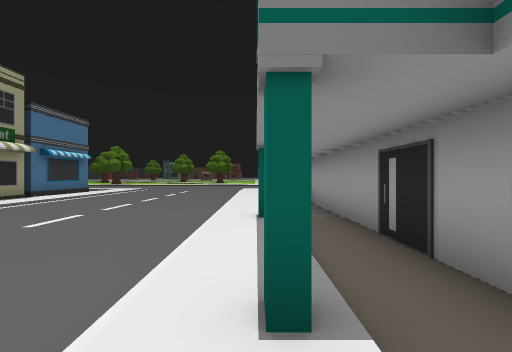
View 1 (above)

24 first-person views from a walk through a scene from a Unity 3-D project. The camera is 1.4 m above the floor, looks level and sees 90° across. The floor is counted in squares, 2 m on a side. Each view is taken from the middle of a square. On the plan, view 1 faces up. The plan holds only what a view shows up to about 9 squares ahead; the rest is blank. The place goes on beyond the plan. The player character is not drawn. Some animated figures are not drawn.

View 2
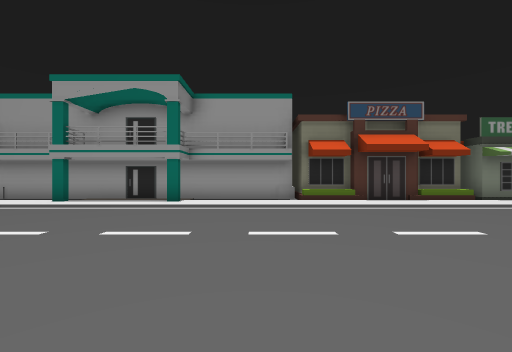

View 3
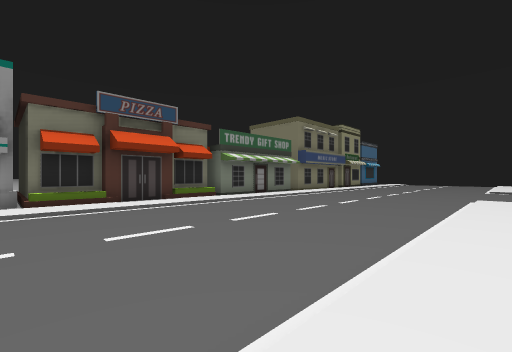

View 4
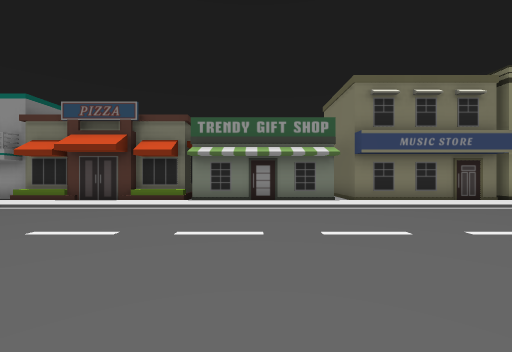

View 5
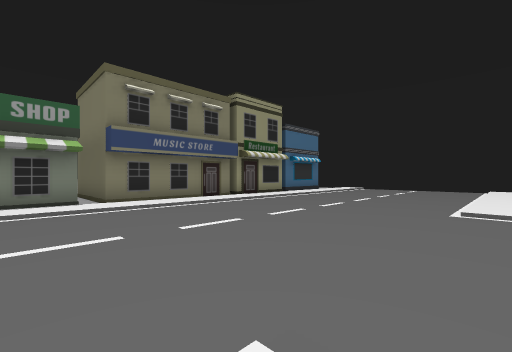

View 6
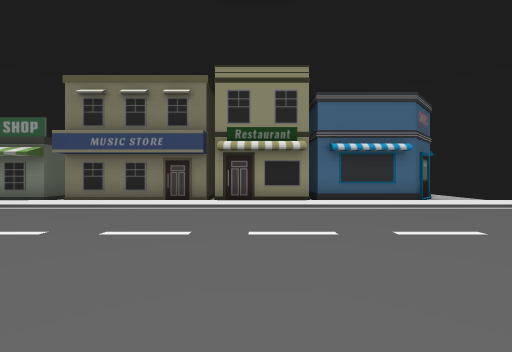

View 7
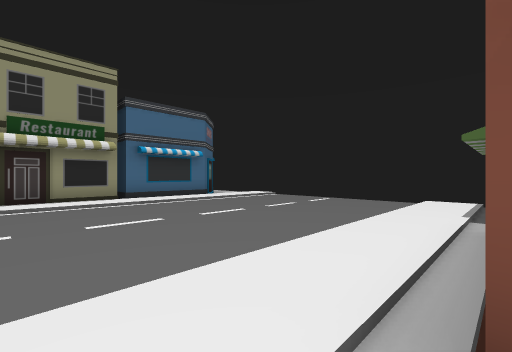

View 8
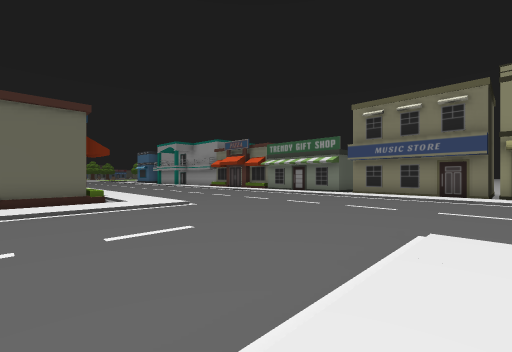

View 9
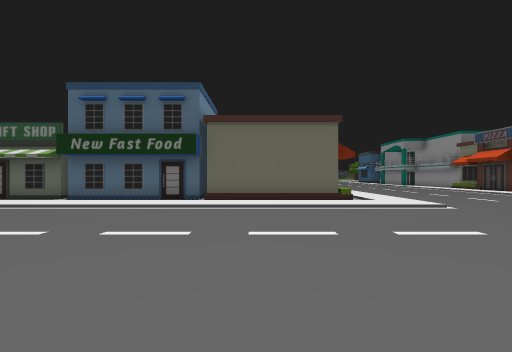

View 10
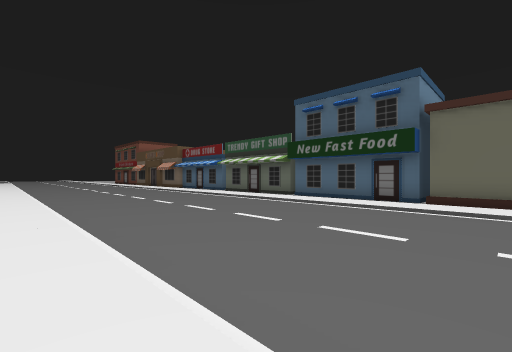

View 11
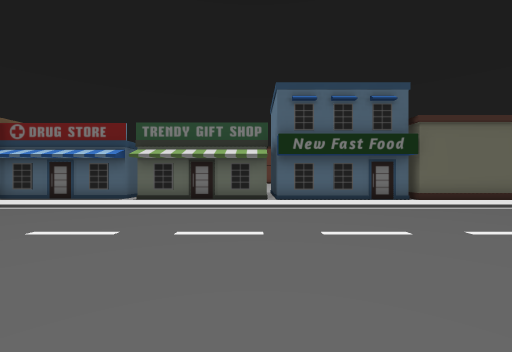

View 12
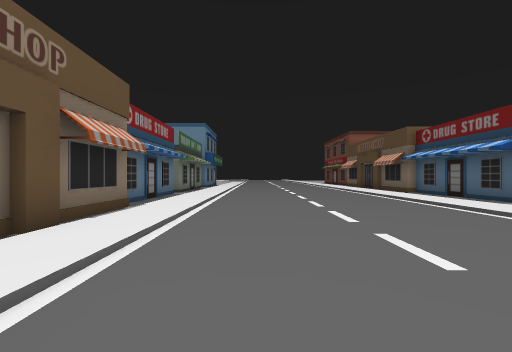

View 13
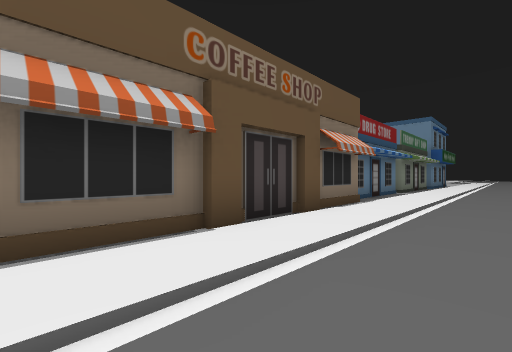

View 14
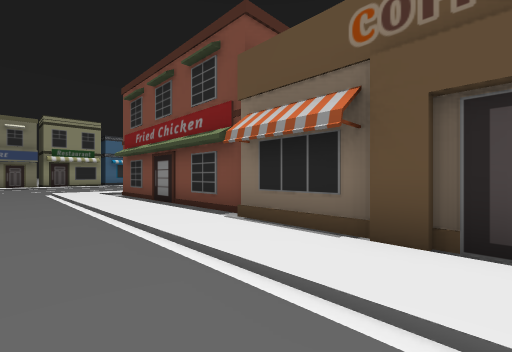

View 15
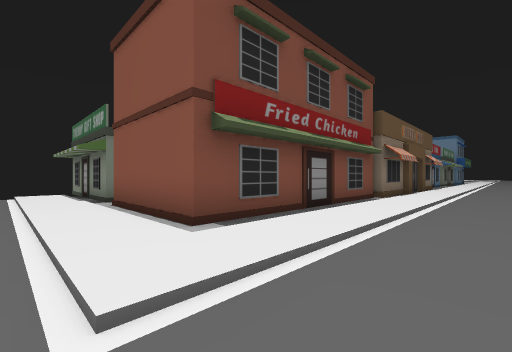

View 16
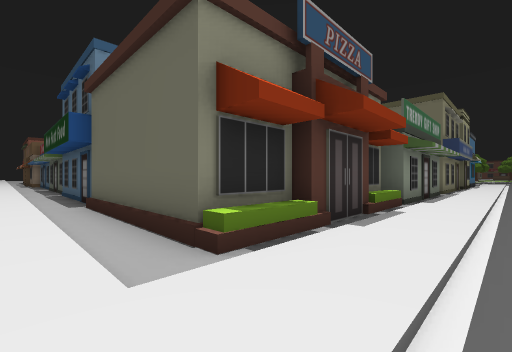

View 17
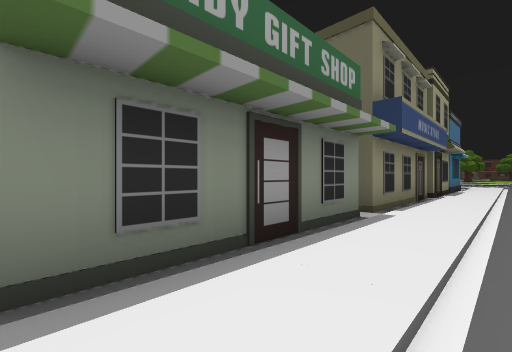

View 18
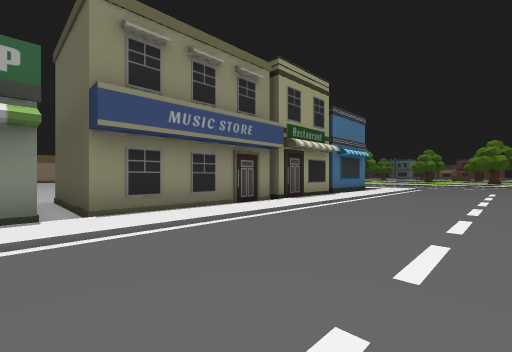

View 19
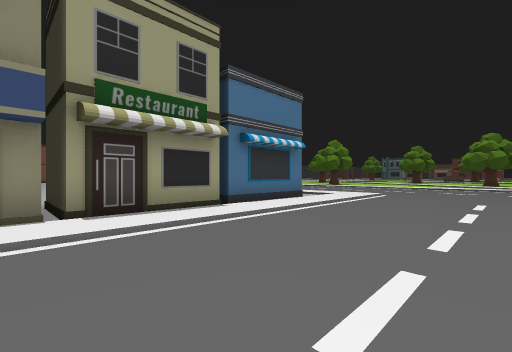

View 20
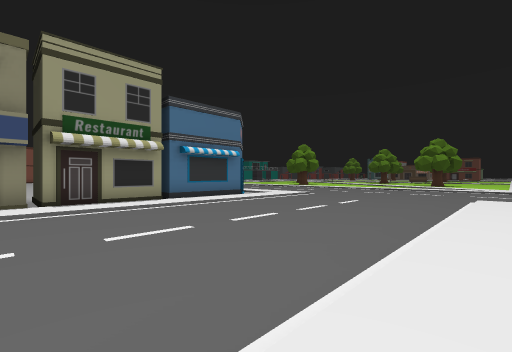

View 21
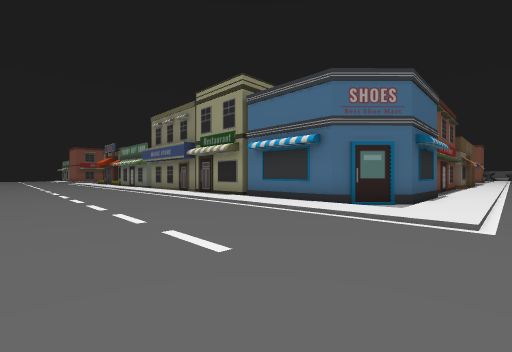

View 22
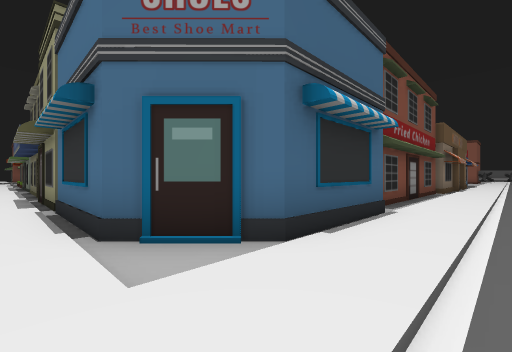

View 23
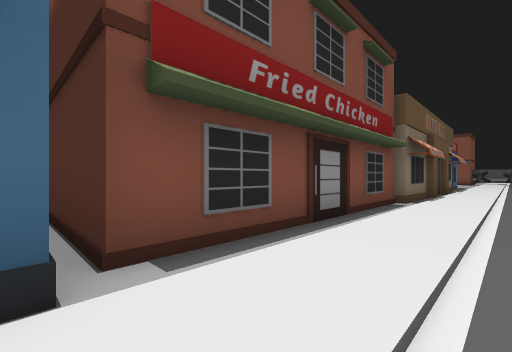

View 24
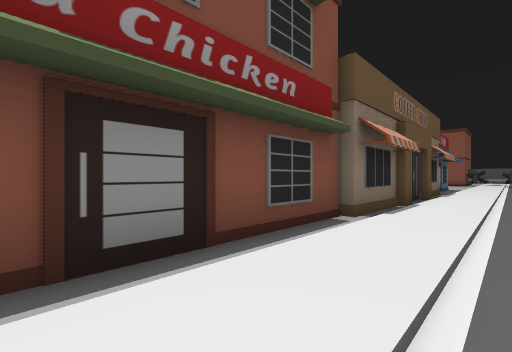

### Floor plan
Key: @ floor where view 1 was taken; # wall or solid block; . main floor; : floor 0.25 m higher than the main floor; B building.
Columns run from 25 left of view 1 to 5 right of it. Each row starts with its distance up from view 1.
 15 ..........................
 14 :::::::::::::::::::......:
 13 #################.:......:
 12             #   ##:......:
 11             #    #:......:
 10             #    #:......:
  9                  #:......:
  8                  B:......: #
  7                  B:......: #
  6                BBB:......:.#
  5                  #:......:.#
  4                  #:......#:#
  3                  #:......::#
  2                  #:......::#
  1               ####:......#.#
  0                  #:......@ #
 -1                  #:......: #
 -2                  #:......:.####
 -3                  #:......:BB
 -4                  #:......:B
 -5                  B:......:B
 -6                  B:......:B
 -7             B    B:......:B
 -8             B    B:......:##
 -9 ########BBBBBBBBBB:......:#
-10  ..    ...........:......:#
-11 :::::::::::::::::::......:#
-12 .........................:##
-13 .........................:####
-14 .........................:#
-15 .........................:#
-16 .........................:#
-17 .........................:##
-18 :::::::::::::::::::......:B
-19 ...###############:......:B
-20 ####             #:......:B
-21                  #:......:##
-22                  #:......:#
-23                  #:......:#
-24                  #:......:#
-25                  #:......:
-26                  #:....
-27                  #

Positions as (right, up) in squares from view 1, and headings:
1: (0, 0), facing up
2: (-7, -1), facing right
3: (-7, -2), facing down-right
4: (-7, -10), facing right
5: (-7, -11), facing down-right
6: (-7, -19), facing right
7: (-8, -18), facing down-right
8: (-10, -18), facing up-right
9: (-11, -18), facing up
10: (-11, -18), facing up-left
11: (-18, -18), facing up
12: (-16, -16), facing left
13: (-15, -16), facing down-left
14: (-18, -16), facing down-right
15: (-6, -16), facing down-left
16: (-6, -11), facing up-left
17: (-6, -4), facing up-left
18: (-3, 0), facing up-left
19: (-3, 5), facing up-left
20: (0, 5), facing up-left
21: (-2, 15), facing down-left
22: (-7, 15), facing down-left
23: (-12, 15), facing down-left
24: (-15, 15), facing down-left
